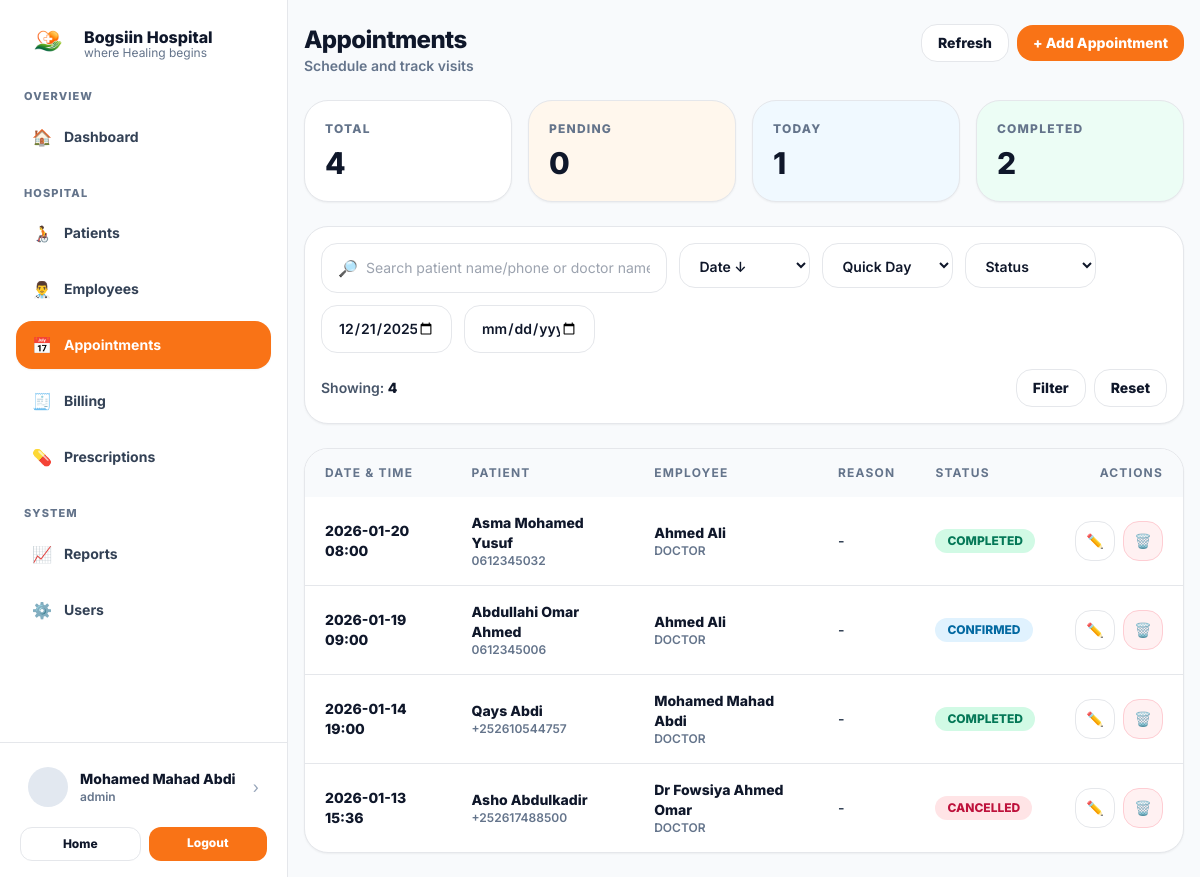
The page /appointments/view.php (signed in) on the database as committed earlier.
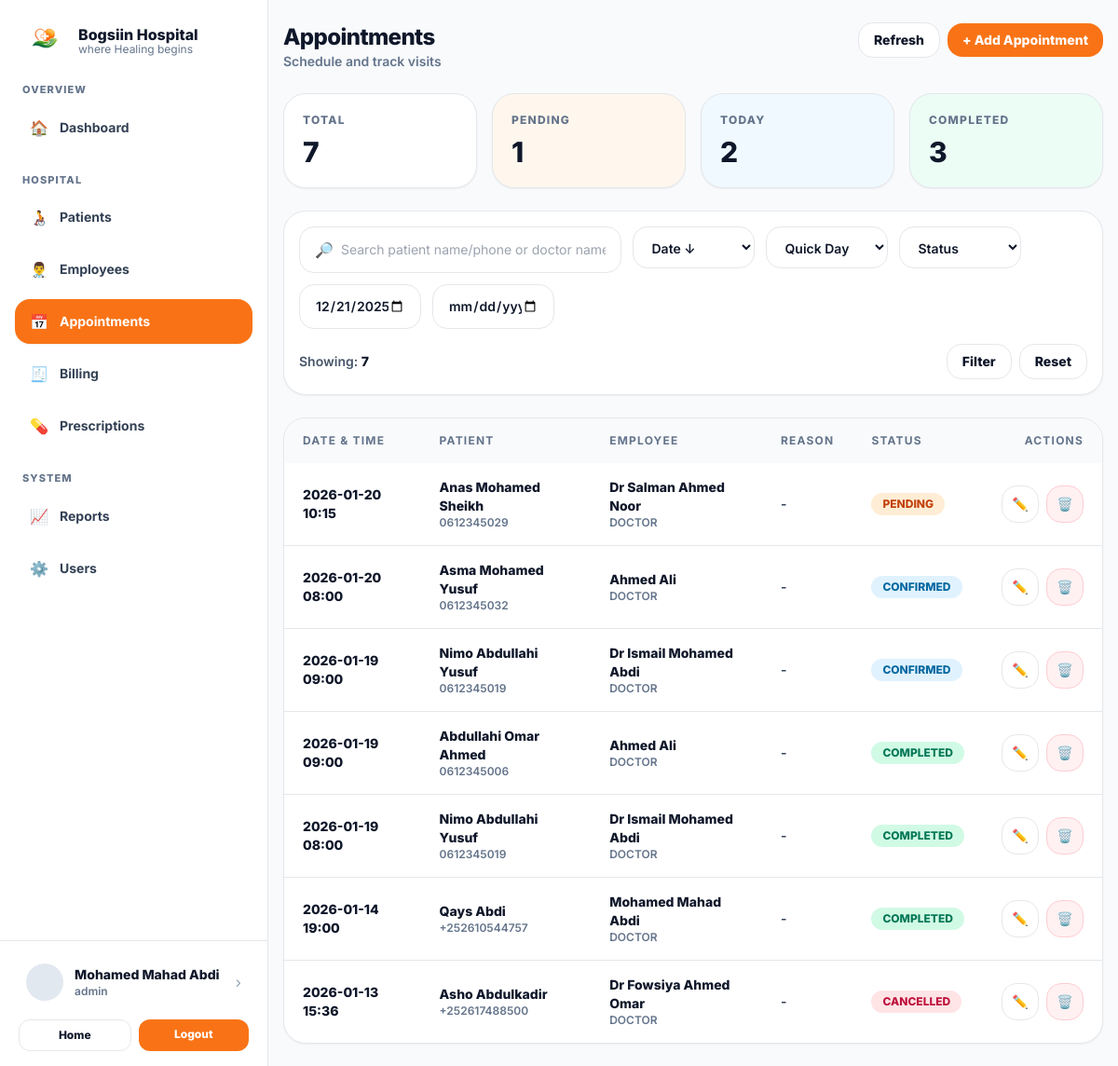
The same page on the database as committed later.
### tables this page shows
CREATE TABLE `appointments` (
  `id` int(11) NOT NULL,
  `patient_id` int(11) NOT NULL,
  `employee_id` int(11) NOT NULL,
  `appointment_datetime` datetime NOT NULL,
  `reason` varchar(255) DEFAULT NULL,
  `status` enum('PENDING','CONFIRMED','COMPLETED','CANCELLED','NO_SHOW') NOT NULL DEFAULT 'PENDING',
  `created_at` timestamp NOT NULL DEFAULT current_timestamp()
);

CREATE TABLE `patients` (
  `id` int(11) NOT NULL,
  `patient_code` varchar(30) DEFAULT NULL,
  `full_name` varchar(120) NOT NULL,
  `gender` enum('Male','Female') NOT NULL,
  `date_of_birth` date DEFAULT NULL,
  `phone` varchar(30) DEFAULT NULL,
  `address` text DEFAULT NULL,
  `emergency_contact_name` varchar(120) DEFAULT NULL,
  `emergency_contact_phone` varchar(30) DEFAULT NULL,
  `created_at` timestamp NOT NULL DEFAULT current_timestamp()
);

CREATE TABLE `employees` (
  `id` int(11) NOT NULL,
  `user_id` int(11) DEFAULT NULL,
  `emp_code` varchar(30) DEFAULT NULL,
  `full_name` varchar(120) NOT NULL,
  `gender` enum('Male','Female') DEFAULT NULL,
  `phone` varchar(30) DEFAULT NULL,
  `email` varchar(160) DEFAULT NULL,
  `job_title` enum('DOCTOR','NURSE','ADMINISTRATOR','LAB','PHARMACIST','RECEPTIONIST') NOT NULL,
  `department` varchar(120) DEFAULT NULL,
  `specialization` varchar(120) DEFAULT NULL,
  `hire_date` date DEFAULT current_timestamp(),
  `status` enum('ACTIVE','INACTIVE') NOT NULL DEFAULT 'ACTIVE',
  `created_at` timestamp NOT NULL DEFAULT current_timestamp()
);

### appointments/view.php (the view, shortened to what the rows shown need)
<?php
require_once __DIR__ . "/../includes/db.php";
function h($s){ return htmlspecialchars((string)$s, ENT_QUOTES, 'UTF-8'); }
$from = trim($_GET["from"] ?? "");
$to = trim($_GET["to"] ?? "");
if ($from === "" && $to === "") {
    $end = new DateTime();
    $start = (clone $end)->modify('-30 days');
    $from = $start->format('Y-m-d');
}
$where = [];
$params = [];
if ($from !== "") {
  $where[] = "a.appointment_datetime >= :fromdt";
  $params[":fromdt"] = $from . " 00:00:00";
}
$whereSql = $where ? ("WHERE " . implode(" AND ", $where)) : "";
$orderSql = 'ORDER BY a.appointment_datetime DESC';
$sql = "
  SELECT
    a.*,
    p.full_name AS patient_name, p.patient_code, p.phone AS patient_phone,
    e.full_name AS employee_name, e.emp_code, e.job_title, e.phone AS employee_phone
  FROM appointments a
  JOIN patients p ON p.id = a.patient_id
  JOIN employees e ON e.id = a.employee_id
  $whereSql
  $orderSql
  LIMIT 300
";
$stmt = $pdo->prepare($sql);
$placeholders = [];
if (preg_match_all('/(:[a-zA-Z0-9_]+)/', $sql, $m)) {
  $placeholders = array_values(array_unique($m[1]));
}
foreach ($placeholders as $ph) {
  if (array_key_exists($ph, $params)) {
    $stmt->bindValue($ph, $params[$ph]);
    continue;
  }
}
$stmt->execute();
$rows = $stmt->fetchAll() ?: [];
include_once __DIR__ . "/../includes/header.php";
?>
 <div class="min-h-screen bg-slate-50 md:pl-72">
<div class="md:flex min-h-screen">
  <div class="flex-1">
    <div class="mx-auto max-w-6xl px-4 py-6">
      <section class="mt-6 rounded-3xl border bg-white shadow-sm overflow-hidden">
        <div class="overflow-x-auto">
          <table class="w-full text-left text-sm">
            <thead class="bg-slate-50 text-xs font-extrabold tracking-widest text-slate-500">
              <tr>
                <th class="px-5 py-4">DATE & TIME</th>
                <th class="px-5 py-4">PATIENT</th>
                <th class="px-5 py-4">EMPLOYEE</th>
                <th class="px-5 py-4">REASON</th>
                <th class="px-5 py-4">STATUS</th>
                <th class="px-5 py-4 text-right">ACTIONS</th>
              </tr>
            </thead>
            <tbody class="divide-y">
              <?php if (!$rows): ?>
                <tr>
                  <td colspan="6" class="px-5 py-10 text-center text-slate-500 font-semibold">
                    No appointments found.
                  </td>
                </tr>
              <?php else: ?>
                <?php foreach ($rows as $r): ?>
                  <?php
                    $payload = base64_encode(json_encode($r));
                    $badge = match($r["status"]) {
                      "PENDING" => "bg-orange-100 text-orange-700",
                      "CONFIRMED" => "bg-sky-100 text-sky-700",
                      "COMPLETED" => "bg-emerald-100 text-emerald-700",
                      "CANCELLED" => "bg-rose-100 text-rose-700",
                      "NO_SHOW" => "bg-red-100 text-red-700",
                      default => "bg-slate-100 text-slate-700"
                    };
                    $dt = date("Y-m-d H:i", strtotime($r["appointment_datetime"]));
                  ?>
                  <tr class="hover:bg-slate-50/60">
                    <td class="px-5 py-4 font-extrabold text-slate-900"><?php echo h($dt); ?></td>
                    <td class="px-5 py-4">
                      <div class="font-extrabold text-slate-900"><?php echo h($r["patient_name"]); ?></div>
                      <div class="text-xs font-semibold text-slate-500">
                        <?php echo h($r["patient_phone"] ?? "-"); ?>
                      </div>
                    </td>
                    <td class="px-5 py-4">
                      <div class="font-extrabold text-slate-900"><?php echo h($r["employee_name"]); ?></div>
                      <div class="text-xs font-semibold text-slate-500">
                        <?php echo h($r["job_title"] ?? "-"); ?>
                      </div>
                    </td>
                    <td class="px-5 py-4 font-semibold text-slate-700">
                      <?php echo h($r["reason"] ?? "-"); ?>
                    </td>
                    <td class="px-5 py-4">
                      <span class="inline-flex rounded-full px-3 py-1 text-xs font-extrabold <?php echo $badge; ?>">
                        <?php echo h($r["status"]); ?>
                      </span>
                    </td>
                    <td class="px-5 py-4">
                      <div class="flex justify-end gap-2">
                        <button type="button"
                          class="grid h-10 w-10 place-items-center rounded-2xl border bg-white hover:bg-slate-50"
                          title="Edit"
                          data-a="<?php echo h($payload); ?>"
                          onclick="openEdit(this)">✏️</button>
                        <form method="POST" onsubmit="return confirm('Delete this appointment?');">
                          <button type="submit"
                            class="grid h-10 w-10 place-items-center rounded-2xl border border-rose-200 bg-rose-50 hover:bg-rose-100"
                            title="Delete">🗑️</button>
                        </form>
                      </div>
                    </td>
                  </tr>
                <?php endforeach; ?>
              <?php endif; ?>
            </tbody>
          </table>
        </div>
      </section>
    </div>
  </div>
</div>

Rows that differ between the two databases and show on the page:
added appointments: appointment_datetime "2026-01-20 10:15", patient.full_name "Anas Mohamed Sheikh", patient.phone "0612345029", employee.full_name "Dr Salman Ahmed Noor", employee.job_title "DOCTOR", reason "-", status "PENDING"
changed appointments "Asma Mohamed Yusuf": status "COMPLETED" → "CONFIRMED"
added appointments: appointment_datetime "2026-01-19 09:00", patient.full_name "Nimo Abdullahi Yusuf", patient.phone "0612345019", employee.full_name "Dr Ismail Mohamed Abdi", employee.job_title "DOCTOR", reason "-", status "CONFIRMED"
changed appointments "Abdullahi Omar Ahmed": status "CONFIRMED" → "COMPLETED"
added appointments: appointment_datetime "2026-01-19 08:00", patient.full_name "Nimo Abdullahi Yusuf", patient.phone "0612345019", employee.full_name "Dr Ismail Mohamed Abdi", employee.job_title "DOCTOR", reason "-", status "COMPLETED"
Other text that changed with them:
$totalAppt: "4" → "7"
$pendingAppt: "0" → "1"
$todayAppt: "1" → "2"
$completedAppt: "2" → "3"
count($rows): "4" → "7"
